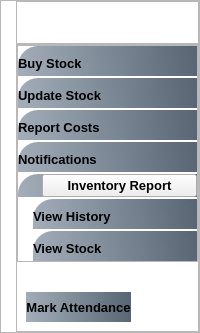
      <widget class="QWidget" name="InventorySupervisor_SideBar">
       <property name="styleSheet">
        <string notr="true">#widget_41{
background-color:#ffffff;
}
#btnBuyStock,#btn_Update_Stock,#btn_Notifications,#btn_ReportCost,#widget_Inventory_dropdown_2,#btn_ViewHistory,#btn_ViewStock{
background-color:qlineargradient(spread:pad,x1:0,y1:0.505682,x2:1,y2:0.477,stop:0 rgba(20,47,78,100),stop:1 rgba(85,98,112,250));
padding:10px,5px;
text-align:left;
border-top-left-radius:20px;
}
#btn_MarkAttendance{
background-color:qlineargradient(spread:pad,x1:0,y1:0.505682,x2:1,y2:0.477,stop:0 rgba(20,47,78,100),stop:1 rgba(85,98,112,250));

border-radius:20px;
}
#btnBuyStock:hover,#btn_Update_Stock:hover,#btn_Notifications:hover,#btn_ReportCost:hover,#widget_Inventory_dropdown_2:hover,#btn_ViewHistory:hover,#btn_ViewStock:hover,#btn_MarkAttendance:hover{
background-color:#ececec;
}</string>
       </property>
       <layout class="QVBoxLayout" name="verticalLayout_42">
        <property name="spacing">
         <number>0</number>
        </property>
        <property name="leftMargin">
         <number>0</number>
        </property>
        <property name="topMargin">
         <number>0</number>
        </property>
        <property name="rightMargin">
         <number>0</number>
        </property>
        <property name="bottomMargin">
         <number>0</number>
        </property>
        <item>
         <widget class="QWidget" name="widget_41" native="true">
          <layout class="QVBoxLayout" name="verticalLayout_47">
           <property name="spacing">
            <number>0</number>
           </property>
           <property name="leftMargin">
            <number>0</number>
           </property>
           <property name="topMargin">
            <number>0</number>
           </property>
           <property name="rightMargin">
            <number>0</number>
           </property>
           <property name="bottomMargin">
            <number>0</number>
           </property>
           <item>
            <widget class="QFrame" name="frame_15">
             <property name="maximumSize">
              <size>
               <width>220999</width>
               <height>16777215</height>
              </size>
             </property>
             <property name="frameShape">
              <enum>QFrame::StyledPanel</enum>
             </property>
             <property name="frameShadow">
              <enum>QFrame::Raised</enum>
             </property>
             <layout class="QVBoxLayout" name="verticalLayout_43">
              <property name="spacing">
               <number>0</number>
              </property>
              <property name="leftMargin">
               <number>15</number>
              </property>
              <property name="topMargin">
               <number>0</number>
              </property>
              <property name="rightMargin">
               <number>0</number>
              </property>
              <property name="bottomMargin">
               <number>0</number>
              </property>
              <item alignment="Qt::AlignTop">
               <widget class="QFrame" name="frame_17">
                <property name="font">
                 <font>
                  <pointsize>15</pointsize>
                  <weight>75</weight>
                  <bold>true</bold>
                 </font>
                </property>
                <property name="frameShape">
                 <enum>QFrame::StyledPanel</enum>
                </property>
                <property name="frameShadow">
                 <enum>QFrame::Raised</enum>
                </property>
                <layout class="QHBoxLayout" name="horizontalLayout_63">
                 <property name="rightMargin">
                  <number>0</number>
                 </property>
                 <item>
                  <widget class="QLabel" name="label_25">
                   <property name="maximumSize">
                    <size>
                     <width>150</width>
                     <height>150</height>
                    </size>
                   </property>
                   <property name="font">
                    <font>
                     <pointsize>15</pointsize>
                     <weight>75</weight>
                     <bold>true</bold>
                    </font>
                   </property>
                   <property name="midLineWidth">
                    <number>0</number>
                   </property>
                   <property name="text">
                    <string/>
                   </property>
                   <property name="pixmap">
                    <pixmap resource="Resource.qrc">:/LOGO/Graphics/ARM_LOGO_Crop.png</pixmap>
                   </property>
                   <property name="scaledContents">
                    <bool>true</bool>
                   </property>
                  </widget>
                 </item>
                </layout>
               </widget>
              </item>
              <item>
               <widget class="QFrame" name="frame_18">
                <property name="sizePolicy">
                 <sizepolicy hsizetype="Preferred" vsizetype="Expanding">
                  <horstretch>0</horstretch>
                  <verstretch>0</verstretch>
                 </sizepolicy>
                </property>
                <property name="frameShape">
                 <enum>QFrame::StyledPanel</enum>
                </property>
                <property name="frameShadow">
                 <enum>QFrame::Raised</enum>
                </property>
                <layout class="QVBoxLayout" name="verticalLayout_44">
                 <property name="spacing">
                  <number>0</number>
                 </property>
                 <property name="leftMargin">
                  <number>0</number>
                 </property>
                 <property name="topMargin">
                  <number>0</number>
                 </property>
                 <property name="rightMargin">
                  <number>0</number>
                 </property>
                 <property name="bottomMargin">
                  <number>0</number>
                 </property>
                 <item alignment="Qt::AlignTop">
                  <widget class="QFrame" name="frame_19">
                   <property name="frameShape">
                    <enum>QFrame::StyledPanel</enum>
                   </property>
                   <property name="frameShadow">
                    <enum>QFrame::Raised</enum>
                   </property>
                   <layout class="QVBoxLayout" name="verticalLayout_45">
                    <property name="spacing">
                     <number>2</number>
                    </property>
                    <property name="leftMargin">
                     <number>0</number>
                    </property>
                    <property name="topMargin">
                     <number>0</number>
                    </property>
                    <property name="rightMargin">
                     <number>0</number>
                    </property>
                    <property name="bottomMargin">
                     <number>0</number>
                    </property>
                    <item>
                     <widget class="QPushButton" name="btnBuyStock">
                      <property name="font">
                       <font>
                        <pointsize>10</pointsize>
                        <weight>75</weight>
                        <bold>true</bold>
                       </font>
                      </property>
                      <property name="text">
                       <string>Buy Stock</string>
                      </property>
                      <property name="icon">
                       <iconset resource="Resource.qrc">
                        <normaloff>:/White Icons/Graphics/featherBlack/dashboard.png</normaloff>:/White Icons/Graphics/featherBlack/dashboard.png</iconset>
                      </property>
                      <property name="iconSize">
                       <size>
                        <width>24</width>
                        <height>24</height>
                       </size>
                      </property>
                     </widget>
                    </item>
                    <item>
                     <widget class="QPushButton" name="btn_Update_Stock">
                      <property name="font">
                       <font>
                        <family>Segoe UI</family>
                        <pointsize>10</pointsize>
                        <weight>75</weight>
                        <bold>true</bold>
                       </font>
                      </property>
                      <property name="text">
                       <string>Update Stock</string>
                      </property>
                      <property name="icon">
                       <iconset resource="Resource.qrc">
                        <normaloff>:/White Icons/Graphics/featherBlack/warehouse.png</normaloff>:/White Icons/Graphics/featherBlack/warehouse.png</iconset>
                      </property>
                      <property name="iconSize">
                       <size>
                        <width>24</width>
                        <height>24</height>
                       </size>
                      </property>
                     </widget>
                    </item>
                    <item>
                     <widget class="QPushButton" name="btn_ReportCost">
                      <property name="font">
                       <font>
                        <pointsize>10</pointsize>
                        <weight>75</weight>
                        <bold>true</bold>
                       </font>
                      </property>
                      <property name="text">
                       <string>Report Costs</string>
                      </property>
                      <property name="icon">
                       <iconset resource="Resource.qrc">
                        <normaloff>:/White Icons/Graphics/featherBlack/employee.png</normaloff>:/White Icons/Graphics/featherBlack/employee.png</iconset>
                      </property>
                      <property name="iconSize">
                       <size>
                        <width>24</width>
                        <height>24</height>
                       </size>
                      </property>
                     </widget>
                    </item>
                    <item>
                     <widget class="QPushButton" name="btn_Notifications">
                      <property name="font">
                       <font>
                        <pointsize>10</pointsize>
                        <weight>75</weight>
                        <bold>true</bold>
                       </font>
                      </property>
                      <property name="text">
                       <string>Notifications</string>
                      </property>
                      <property name="icon">
                       <iconset resource="Resource.qrc">
                        <normaloff>:/White Icons/Graphics/featherBlack/notification.png</normaloff>:/White Icons/Graphics/featherBlack/notification.png</iconset>
                      </property>
                      <property name="iconSize">
                       <size>
                        <width>24</width>
                        <height>24</height>
                       </size>
                      </property>
                     </widget>
                    </item>
                    <item>
                     <widget class="QWidget" name="widget_Inventory_dropdown_2" native="true">
                      <layout class="QHBoxLayout" name="horizontalLayout_64">
                       <property name="spacing">
                        <number>0</number>
                       </property>
                       <property name="leftMargin">
                        <number>0</number>
                       </property>
                       <property name="topMargin">
                        <number>0</number>
                       </property>
                       <property name="rightMargin">
                        <number>0</number>
                       </property>
                       <property name="bottomMargin">
                        <number>0</number>
                       </property>
                       <item>
                        <widget class="QLabel" name="label_46">
                         <property name="maximumSize">
                          <size>
                           <width>24</width>
                           <height>24</height>
                          </size>
                         </property>
                         <property name="text">
                          <string/>
                         </property>
                         <property name="pixmap">
                          <pixmap resource="Resource.qrc">:/Black Icons/Graphics/featherBlack/trello.svg</pixmap>
                         </property>
                        </widget>
                       </item>
                       <item>
                        <widget class="QPushButton" name="btn_InventoryReport">
                         <property name="font">
                          <font>
                           <pointsize>10</pointsize>
                           <weight>75</weight>
                           <bold>true</bold>
                          </font>
                         </property>
                         <property name="layoutDirection">
                          <enum>Qt::RightToLeft</enum>
                         </property>
                         <property name="text">
                          <string>Inventory Report</string>
                         </property>
                         <property name="icon">
                          <iconset resource="Resource.qrc">
                           <normaloff>:/Black Icons/Graphics/featherBlack/chevron-right.svg</normaloff>:/Black Icons/Graphics/featherBlack/chevron-right.svg</iconset>
                         </property>
                         <property name="checkable">
                          <bool>true</bool>
                         </property>
                        </widget>
                       </item>
                      </layout>
                     </widget>
                    </item>
                    <item>
                     <widget class="QWidget" name="widget_43" native="true">
                      <layout class="QVBoxLayout" name="verticalLayout_46">
                       <property name="spacing">
                        <number>2</number>
                       </property>
                       <property name="leftMargin">
                        <number>15</number>
                       </property>
                       <property name="topMargin">
                        <number>0</number>
                       </property>
                       <property name="rightMargin">
                        <number>0</number>
                       </property>
                       <property name="bottomMargin">
                        <number>0</number>
                       </property>
                       <item>
                        <widget class="QPushButton" name="btn_ViewHistory">
                         <property name="font">
                          <font>
                           <pointsize>10</pointsize>
                           <weight>75</weight>
                           <bold>true</bold>
                          </font>
                         </property>
                         <property name="text">
                          <string>View History</string>
                         </property>
                         <property name="icon">
                          <iconset resource="Resource.qrc">
                           <normaloff>:/Black Icons/Graphics/featherBlack/clipboard.svg</normaloff>:/Black Icons/Graphics/featherBlack/clipboard.svg</iconset>
                         </property>
                         <property name="iconSize">
                          <size>
                           <width>24</width>
                           <height>20</height>
                          </size>
                         </property>
                        </widget>
                       </item>
                       <item>
                        <widget class="QPushButton" name="btn_ViewStock">
                         <property name="font">
                          <font>
                           <pointsize>10</pointsize>
                           <weight>75</weight>
                           <bold>true</bold>
                          </font>
                         </property>
                         <property name="text">
                          <string>View Stock</string>
                         </property>
                         <property name="icon">
                          <iconset resource="Resource.qrc">
                           <normaloff>:/Black Icons/Graphics/featherBlack/database.svg</normaloff>:/Black Icons/Graphics/featherBlack/database.svg</iconset>
                         </property>
                         <property name="iconSize">
                          <size>
                           <width>24</width>
                           <height>20</height>
                          </size>
                         </property>
                        </widget>
                       </item>
                      </layout>
                     </widget>
                    </item>
                   </layout>
                  </widget>
                 </item>
                 <item alignment="Qt::AlignLeft|Qt::AlignBottom">
                  <widget class="QWidget" name="widget_56" native="true">
                   <layout class="QHBoxLayout" name="horizontalLayout_71">
                    <property name="topMargin">
                     <number>30</number>
                    </property>
                    <item>
                     <widget class="QPushButton" name="btn_MarkAttendance">
                      <property name="minimumSize">
                       <size>
                        <width>0</width>
                        <height>30</height>
                       </size>
                      </property>
                      <property name="font">
                       <font>
                        <pointsize>10</pointsize>
                        <weight>75</weight>
                        <bold>true</bold>
                       </font>
                      </property>
                      <property name="text">
                       <string>Mark Attendance</string>
                      </property>
                      <property name="icon">
                       <iconset resource="Resource.qrc">
                        <normaloff>:/White Icons/Graphics/featherBlack/checking-attendance.png</normaloff>:/White Icons/Graphics/featherBlack/checking-attendance.png</iconset>
                      </property>
                      <property name="iconSize">
                       <size>
                        <width>24</width>
                        <height>24</height>
                       </size>
                      </property>
                     </widget>
                    </item>
                   </layout>
                  </widget>
                 </item>
                </layout>
               </widget>
              </item>
             </layout>
            </widget>
           </item>
          </layout>
         </widget>
        </item>
       </layout>
      </widget>
